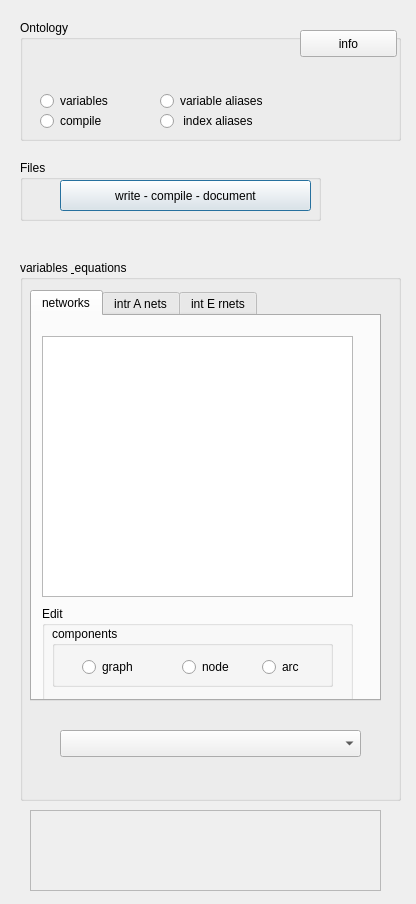
<?xml version="1.0" encoding="UTF-8"?>
<ui version="4.0">
 <class>OntologyDesigner</class>
 <widget class="QDialog" name="OntologyDesigner">
  <property name="geometry">
   <rect>
    <x>0</x>
    <y>0</y>
    <width>416</width>
    <height>904</height>
   </rect>
  </property>
  <property name="windowTitle">
   <string>Dialog</string>
  </property>
  <widget class="QGroupBox" name="groupVariables">
   <property name="geometry">
    <rect>
     <x>20</x>
     <y>260</y>
     <width>381</width>
     <height>541</height>
    </rect>
   </property>
   <property name="title">
    <string>variables &amp; equations</string>
   </property>
   <widget class="QTabWidget" name="tabWidget">
    <property name="geometry">
     <rect>
      <x>10</x>
      <y>30</y>
      <width>351</width>
      <height>411</height>
     </rect>
    </property>
    <property name="currentIndex">
     <number>0</number>
    </property>
    <widget class="QWidget" name="tab_networks">
     <attribute name="title">
      <string>networks</string>
     </attribute>
     <widget class="QTreeWidget" name="treeWidget">
      <property name="geometry">
       <rect>
        <x>10</x>
        <y>20</y>
        <width>311</width>
        <height>261</height>
       </rect>
      </property>
      <attribute name="headerVisible">
       <bool>false</bool>
      </attribute>
      <column>
       <property name="text">
        <string notr="true">1</string>
       </property>
      </column>
     </widget>
     <widget class="QGroupBox" name="groupEdit">
      <property name="geometry">
       <rect>
        <x>10</x>
        <y>290</y>
        <width>311</width>
        <height>171</height>
       </rect>
      </property>
      <property name="title">
       <string>Edit</string>
      </property>
      <widget class="QGroupBox" name="groupBoxComponents">
       <property name="geometry">
        <rect>
         <x>10</x>
         <y>20</y>
         <width>281</width>
         <height>61</height>
        </rect>
       </property>
       <property name="title">
        <string>components</string>
       </property>
       <widget class="QRadioButton" name="radioArc">
        <property name="geometry">
         <rect>
          <x>210</x>
          <y>30</y>
          <width>61</width>
          <height>22</height>
         </rect>
        </property>
        <property name="toolTip">
         <string>select to edit variables</string>
        </property>
        <property name="text">
         <string>arc</string>
        </property>
       </widget>
       <widget class="QRadioButton" name="radioNode">
        <property name="geometry">
         <rect>
          <x>130</x>
          <y>30</y>
          <width>71</width>
          <height>22</height>
         </rect>
        </property>
        <property name="toolTip">
         <string>select to edit variables</string>
        </property>
        <property name="text">
         <string>node</string>
        </property>
       </widget>
       <widget class="QRadioButton" name="radioGraph">
        <property name="geometry">
         <rect>
          <x>30</x>
          <y>30</y>
          <width>71</width>
          <height>22</height>
         </rect>
        </property>
        <property name="toolTip">
         <string>select to edit variables</string>
        </property>
        <property name="text">
         <string>graph</string>
        </property>
       </widget>
      </widget>
     </widget>
    </widget>
    <widget class="QWidget" name="tab_intranets">
     <attribute name="title">
      <string>intr A nets</string>
     </attribute>
     <widget class="QComboBox" name="combo_IntraConnectionNetwork">
      <property name="geometry">
       <rect>
        <x>30</x>
        <y>50</y>
        <width>289</width>
        <height>27</height>
       </rect>
      </property>
     </widget>
    </widget>
    <widget class="QWidget" name="tab_internets">
     <attribute name="title">
      <string>int E rnets</string>
     </attribute>
     <widget class="QComboBox" name="combo_InterConnectionNetwork">
      <property name="geometry">
       <rect>
        <x>30</x>
        <y>50</y>
        <width>289</width>
        <height>27</height>
       </rect>
      </property>
     </widget>
    </widget>
   </widget>
   <widget class="QComboBox" name="combo_EditVariableTypes">
    <property name="geometry">
     <rect>
      <x>40</x>
      <y>470</y>
      <width>301</width>
      <height>27</height>
     </rect>
    </property>
   </widget>
  </widget>
  <widget class="QGroupBox" name="groupOntology">
   <property name="geometry">
    <rect>
     <x>20</x>
     <y>20</y>
     <width>381</width>
     <height>121</height>
    </rect>
   </property>
   <property name="title">
    <string>Ontology</string>
   </property>
   <widget class="QRadioButton" name="radioVariables">
    <property name="geometry">
     <rect>
      <x>20</x>
      <y>70</y>
      <width>91</width>
      <height>22</height>
     </rect>
    </property>
    <property name="toolTip">
     <string>select to edit variables</string>
    </property>
    <property name="text">
     <string>variables</string>
    </property>
   </widget>
   <widget class="QRadioButton" name="radioVariablesAliases">
    <property name="geometry">
     <rect>
      <x>140</x>
      <y>70</y>
      <width>131</width>
      <height>22</height>
     </rect>
    </property>
    <property name="toolTip">
     <string>select to edit variable aliases</string>
    </property>
    <property name="text">
     <string>variable aliases</string>
    </property>
   </widget>
   <widget class="QRadioButton" name="radioCompile">
    <property name="geometry">
     <rect>
      <x>20</x>
      <y>90</y>
      <width>81</width>
      <height>22</height>
     </rect>
    </property>
    <property name="toolTip">
     <string>select to compile</string>
    </property>
    <property name="text">
     <string>compile</string>
    </property>
   </widget>
   <widget class="QRadioButton" name="radioIndicesAliases">
    <property name="geometry">
     <rect>
      <x>140</x>
      <y>90</y>
      <width>131</width>
      <height>22</height>
     </rect>
    </property>
    <property name="toolTip">
     <string>select to edit index aliases</string>
    </property>
    <property name="text">
     <string> index aliases</string>
    </property>
   </widget>
   <widget class="QPushButton" name="pushInfo">
    <property name="geometry">
     <rect>
      <x>280</x>
      <y>10</y>
      <width>97</width>
      <height>27</height>
     </rect>
    </property>
    <property name="text">
     <string>info</string>
    </property>
   </widget>
  </widget>
  <widget class="QGroupBox" name="groupFiles">
   <property name="geometry">
    <rect>
     <x>20</x>
     <y>160</y>
     <width>301</width>
     <height>61</height>
    </rect>
   </property>
   <property name="title">
    <string>Files</string>
   </property>
   <widget class="QPushButton" name="pushWrite">
    <property name="geometry">
     <rect>
      <x>40</x>
      <y>20</y>
      <width>251</width>
      <height>31</height>
     </rect>
    </property>
    <property name="toolTip">
     <string>&lt;html&gt;&lt;head/&gt;&lt;body&gt;&lt;p&gt;- compiles into all available code languages&lt;/p&gt;&lt;p&gt;- writes equations and variables as well as index file&lt;/p&gt;&lt;p&gt;- generates latex files with dot graphs&lt;/p&gt;&lt;/body&gt;&lt;/html&gt;</string>
    </property>
    <property name="text">
     <string>write - compile - document</string>
    </property>
    <property name="autoDefault">
     <bool>false</bool>
    </property>
    <property name="default">
     <bool>true</bool>
    </property>
   </widget>
  </widget>
  <widget class="QTextBrowser" name="msgWindow">
   <property name="enabled">
    <bool>false</bool>
   </property>
   <property name="geometry">
    <rect>
     <x>30</x>
     <y>810</y>
     <width>351</width>
     <height>81</height>
    </rect>
   </property>
   <property name="palette">
    <palette>
     <active>
      <colorrole role="WindowText">
       <brush brushstyle="SolidPattern">
        <color alpha="255">
         <red>76</red>
         <green>76</green>
         <blue>76</blue>
        </color>
       </brush>
      </colorrole>
      <colorrole role="Text">
       <brush brushstyle="SolidPattern">
        <color alpha="255">
         <red>60</red>
         <green>60</green>
         <blue>60</blue>
        </color>
       </brush>
      </colorrole>
     </active>
     <inactive>
      <colorrole role="WindowText">
       <brush brushstyle="SolidPattern">
        <color alpha="255">
         <red>76</red>
         <green>76</green>
         <blue>76</blue>
        </color>
       </brush>
      </colorrole>
      <colorrole role="Text">
       <brush brushstyle="SolidPattern">
        <color alpha="255">
         <red>60</red>
         <green>60</green>
         <blue>60</blue>
        </color>
       </brush>
      </colorrole>
     </inactive>
     <disabled>
      <colorrole role="WindowText">
       <brush brushstyle="SolidPattern">
        <color alpha="255">
         <red>255</red>
         <green>0</green>
         <blue>0</blue>
        </color>
       </brush>
      </colorrole>
      <colorrole role="Text">
       <brush brushstyle="SolidPattern">
        <color alpha="255">
         <red>255</red>
         <green>0</green>
         <blue>0</blue>
        </color>
       </brush>
      </colorrole>
     </disabled>
    </palette>
   </property>
   <property name="font">
    <font>
     <weight>75</weight>
     <bold>true</bold>
    </font>
   </property>
   <property name="acceptDrops">
    <bool>false</bool>
   </property>
  </widget>
 </widget>
 <resources/>
 <connections/>
</ui>
